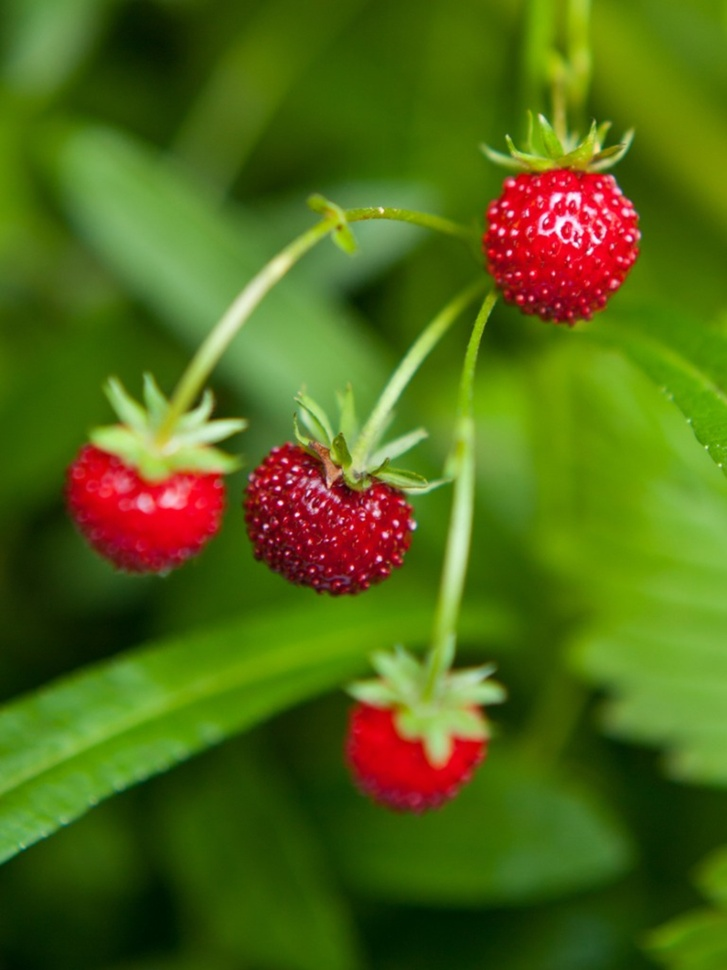
#> input picture straw2.jpeg, 727 x 970 px, shrunk from 1200 x 1600 before the run, found by its file name
$ python buoc1.py
#> lines starting #> are read from the running program, lines starting #| are printed output that depends on the picture
import cv2
import numpy as np
import matplotlib.pyplot as plt

def main():
    image_path = r"D:\KY_8\TRUNG\T4_AI\CODE\K_MEAN\straw2.jpeg"  # Cập nhật đường dẫn
    image = cv2.imread(image_path)
#> image is the input picture: shape (970, 727, 3); mean B, G, R 21.6, 105.1, 81.6

    # Chuyển ảnh sang HSV
    hsv_image = cv2.cvtColor(image, cv2.COLOR_BGR2HSV)
#> hsv_image: shape (970, 727, 3); mean H, S, V 52.2, 221.6, 118.2

    # Tách các kênh màu RGB
    (B, G, R) = cv2.split(image)
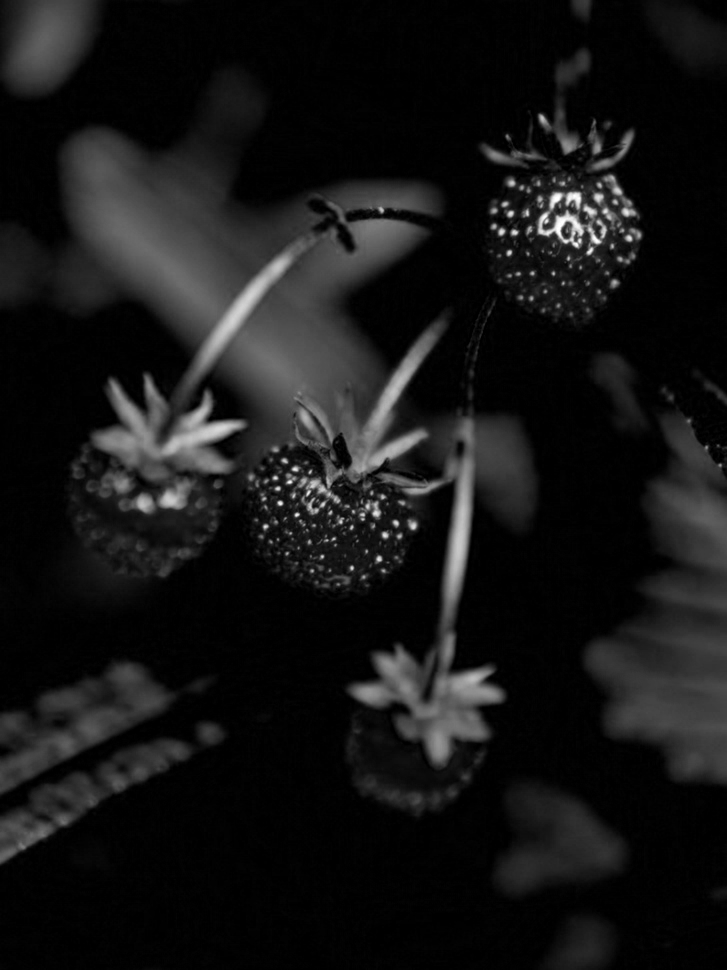
#> B: shape (970, 727); min 0, max 255, mean 21.6
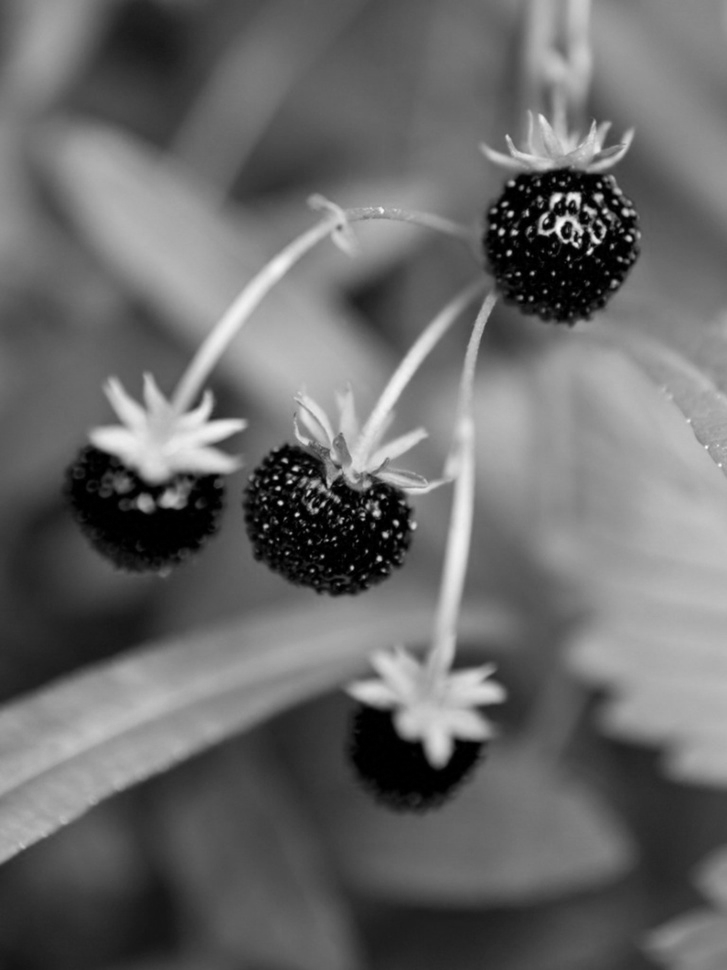
#> G: shape (970, 727); min 0, max 253, mean 105.1
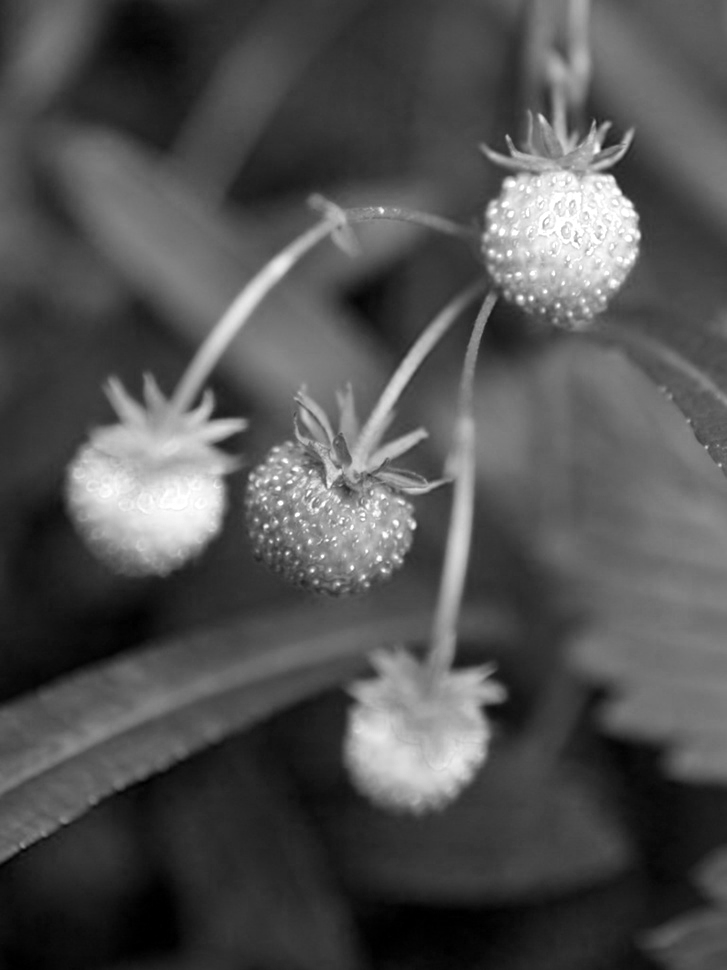
#> R: shape (970, 727); min 0, max 255, mean 81.6

    # Tách các kênh màu HSV
    (H, S, V) = cv2.split(hsv_image)
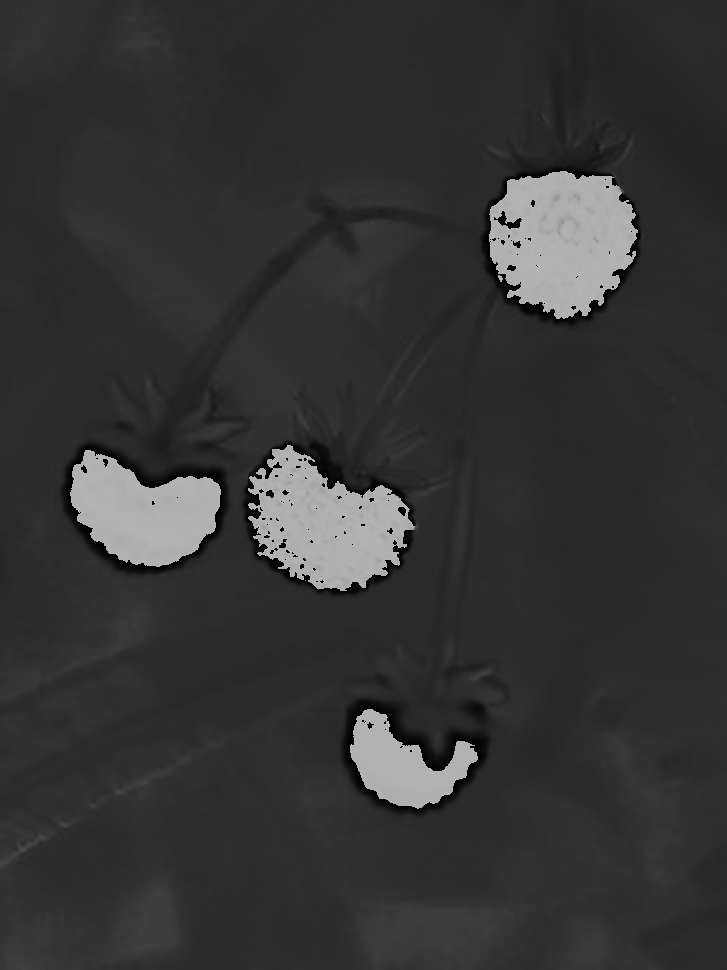
#> H: shape (970, 727); min 0, max 179, mean 52.2
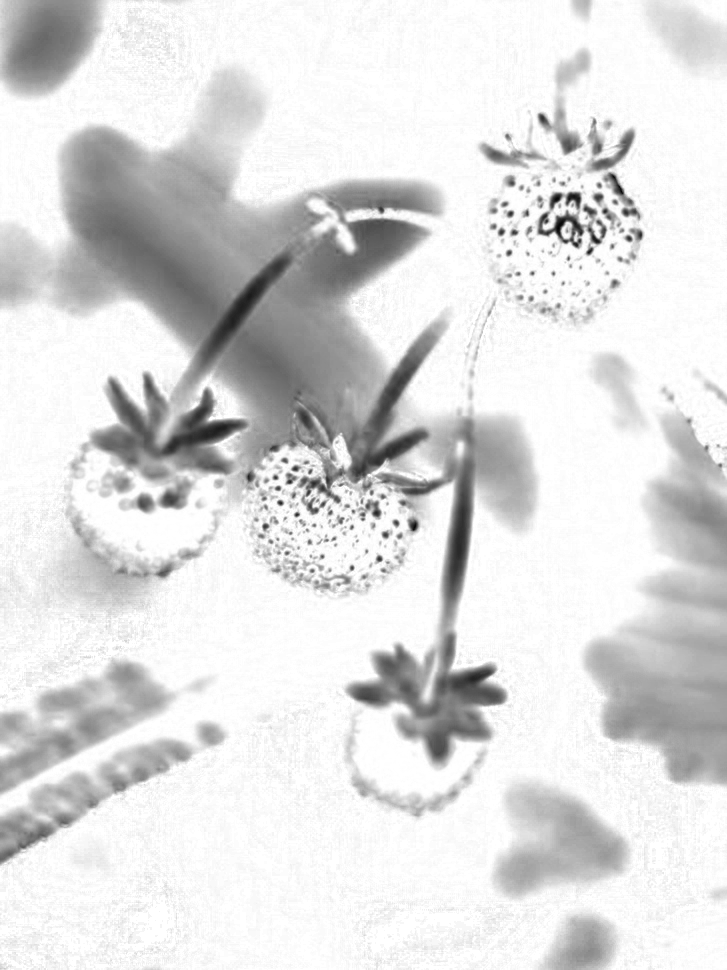
#> S: shape (970, 727); min 3, max 255, mean 221.6
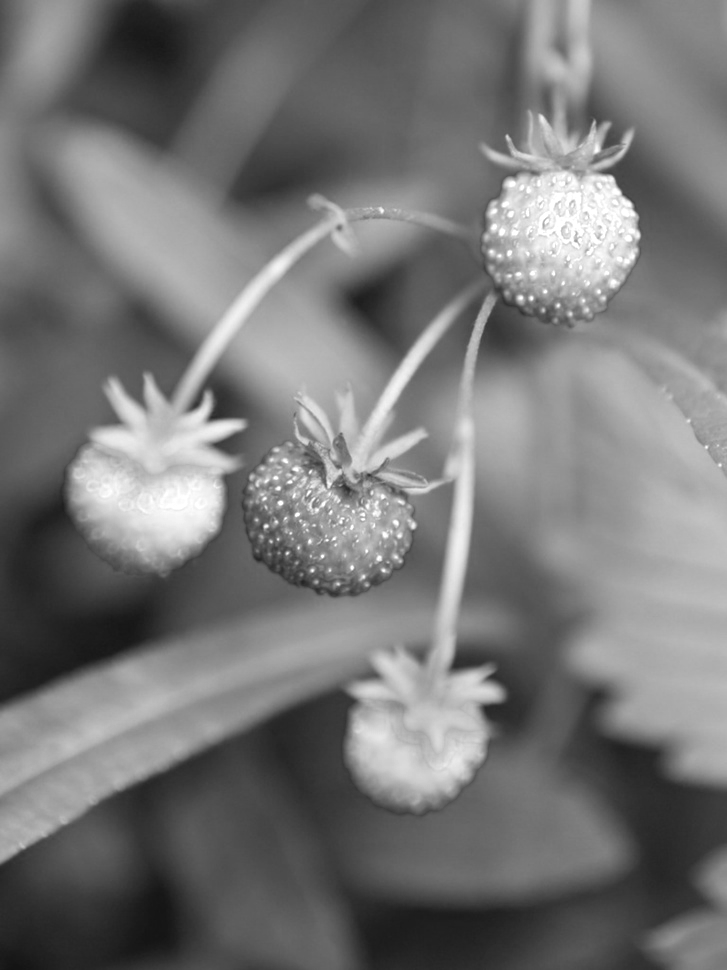
#> V: shape (970, 727); min 19, max 255, mean 118.2

    # Hiển thị 7 ảnh trong 1 khung hình
    plt.figure(figsize=(20, 10))

    # 1) Ảnh gốc RGB
    plt.subplot(2, 4, 1)
    plt.imshow(cv2.cvtColor(image, cv2.COLOR_BGR2RGB))
    plt.title("Original Image (RGB)")
    plt.axis("off")

    # 2) Kênh Red
    plt.subplot(2, 4, 2)
    plt.imshow(R, cmap='gray')
    plt.title("Red Channel")
    plt.axis("off")

    # 3) Kênh Green
    plt.subplot(2, 4, 3)
    plt.imshow(G, cmap='gray')
    plt.title("Green Channel")
    plt.axis("off")

    # 4) Kênh Blue
    plt.subplot(2, 4, 4)
    plt.imshow(B, cmap='gray')
    plt.title("Blue Channel")
    plt.axis("off")

    # 5) Kênh Hue
    plt.subplot(2, 4, 5)
    plt.imshow(H, cmap='gray')
    plt.title("Hue Channel (HSV)")
    plt.axis("off")

    # 6) Kênh Saturation
    plt.subplot(2, 4, 6)
    plt.imshow(S, cmap='gray')
    plt.title("Saturation Channel (HSV)")
    plt.axis("off")

    # 7) Kênh Value
    plt.subplot(2, 4, 7)
    plt.imshow(V, cmap='gray')
    plt.title("Value Channel (HSV)")
    plt.axis("off")

    plt.tight_layout()
    plt.show()
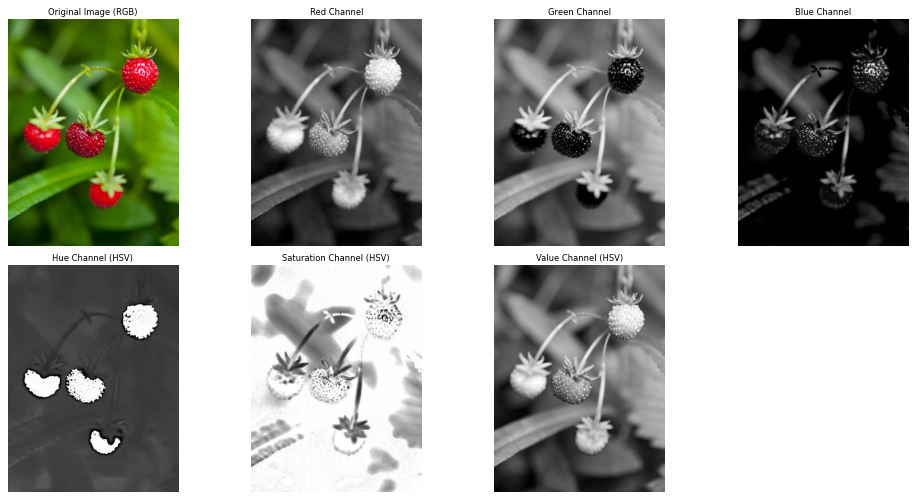
#> figure drawn by matplotlib, 7 panels

if __name__ == "__main__":
    main()

$ run again, with straw1.jpeg copied over straw2.jpeg
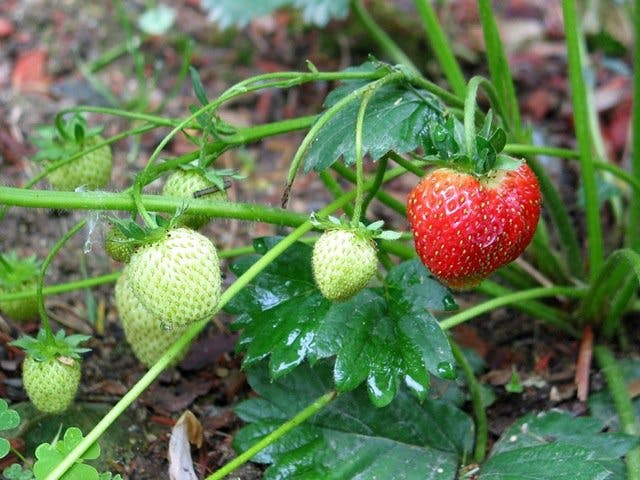
#> input picture straw1.jpeg, 640 x 480 px, found by its file name
#> in main, image is the input picture: shape (480, 640, 3); mean B, G, R 81.8, 120.2, 98.4
#> hsv_image: shape (480, 640, 3); mean H, S, V 55.4, 107.7, 129.1
#> in main, `(H, S, V) = cv2.split(hsv_image)`:
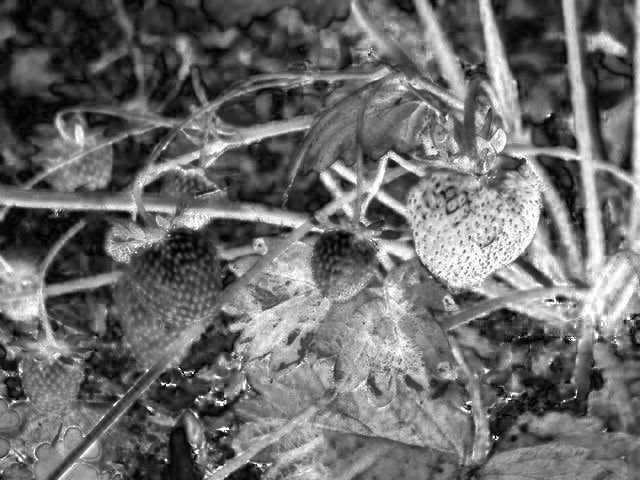
#> S: shape (480, 640); min 0, max 255, mean 107.7
#> in main, `(H, S, V) = cv2.split(hsv_image)`:
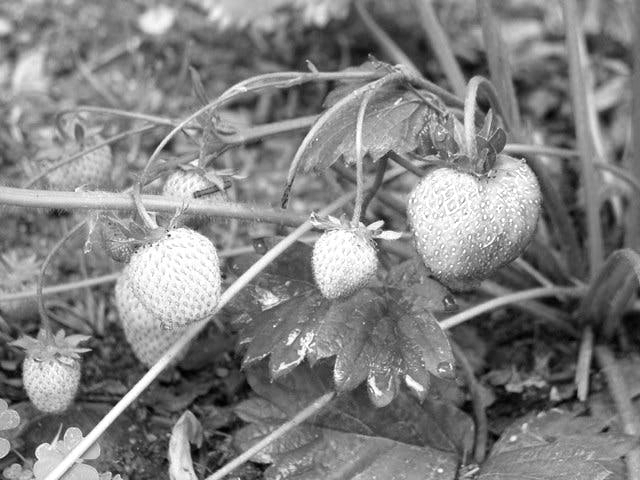
#> V: shape (480, 640); min 0, max 255, mean 129.1

$ run again, with tomato.png saved as straw2.jpeg
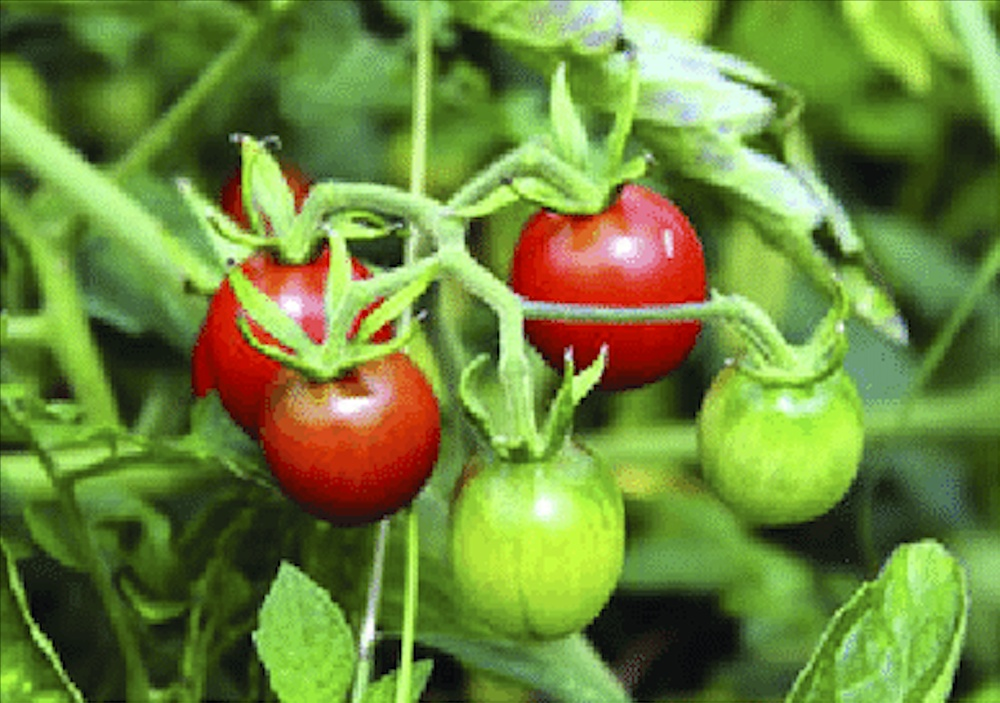
#> input picture tomato.png, 1000 x 703 px, shrunk from 1314 x 924 before the run, found by its file name
#> in main, image is the input picture: shape (703, 1000, 3); mean B, G, R 59.2, 135.6, 110
#> hsv_image: shape (703, 1000, 3); mean H, S, V 44.1, 154.6, 146.3
#> in main, `(H, S, V) = cv2.split(hsv_image)`:
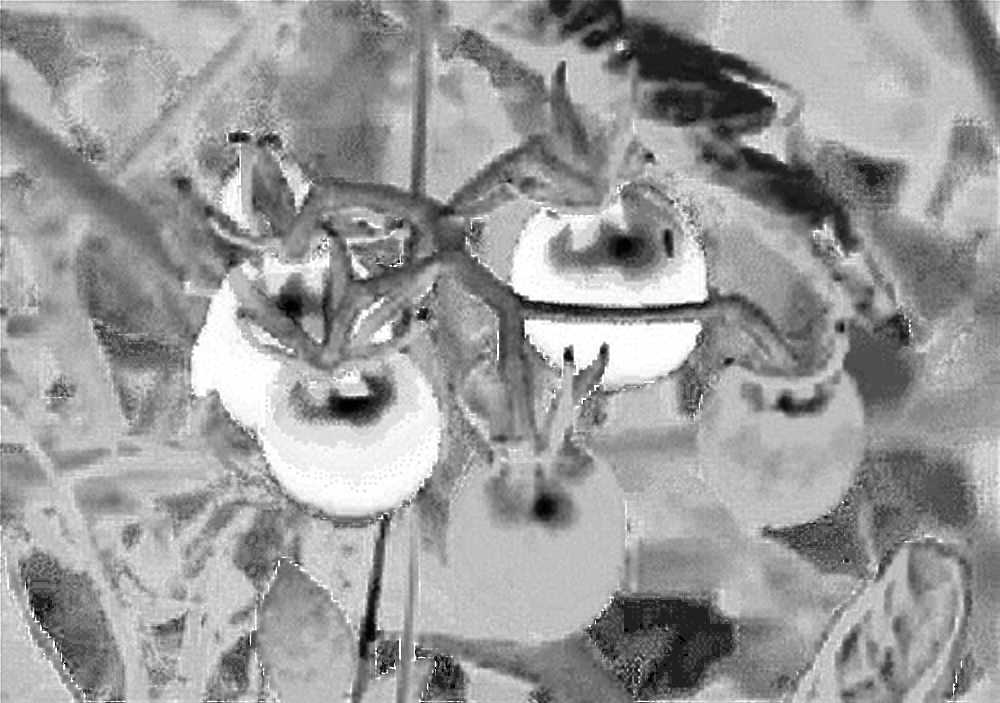
#> S: shape (703, 1000); min 0, max 255, mean 154.6
#> in main, `(H, S, V) = cv2.split(hsv_image)`:
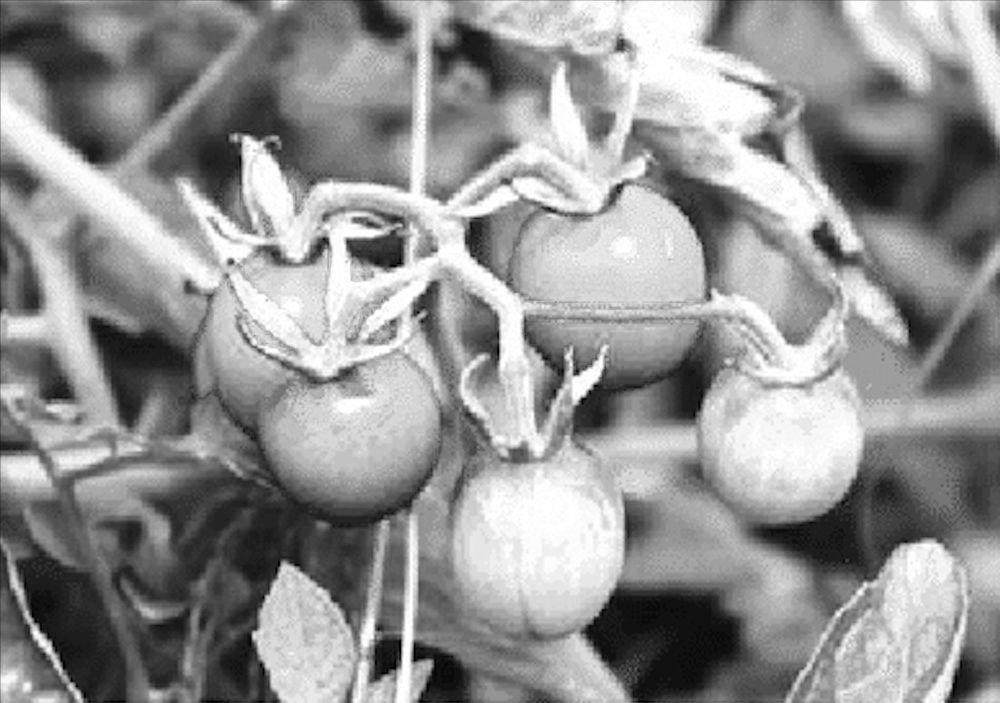
#> V: shape (703, 1000); min 0, max 255, mean 146.3
